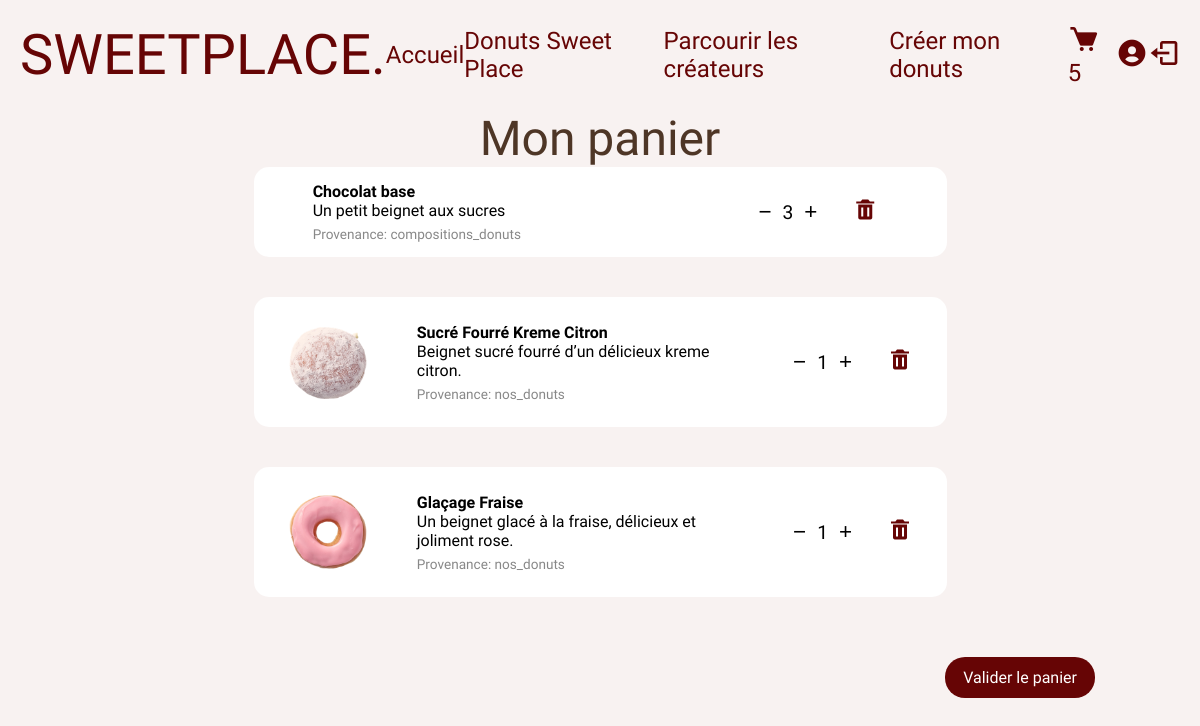
/panier.php?id=3 (signed in), run on the app's committed database.
### tables this page shows
CREATE TABLE IF NOT EXISTS `fk_panier` (
  `id_fk_panier` int NOT NULL AUTO_INCREMENT,
  `id_compositions_donuts` int DEFAULT NULL,
  `source_table` varchar(50) NOT NULL DEFAULT 'compositions_donuts',
  `source_id` int DEFAULT NULL,
  `id_users` int NOT NULL,
  `quantite` int NOT NULL,
  PRIMARY KEY (`id_fk_panier`),
  KEY `fk_compo` (`id_compositions_donuts`),
  KEY `fk_users1` (`id_users`),
  KEY `idx_fkpanier_source_user` (`source_table`,`source_id`,`id_users`)
);

CREATE TABLE IF NOT EXISTS `compositions_donuts` (
  `id_composition` int NOT NULL AUTO_INCREMENT,
  `donut_name` varchar(255) DEFAULT NULL,
  `id_beignet` int NOT NULL,
  `id_fourrage` int NOT NULL,
  `id_glacage` int NOT NULL,
  `id_topping` int NOT NULL,
  `id_createur` int NOT NULL,
  `description` text,
  `type` varchar(20) NOT NULL,
  PRIMARY KEY (`id_composition`),
  KEY `fk_beignet` (`id_beignet`),
  KEY `fk_createur` (`id_createur`),
  KEY `fk_fourrage` (`id_fourrage`),
  KEY `fk_glacage` (`id_glacage`),
  KEY `fk_topping` (`id_topping`)
);

CREATE TABLE IF NOT EXISTS `nos_donuts` (
  `id_donuts_de_base` int NOT NULL AUTO_INCREMENT,
  `title` varchar(255) DEFAULT NULL,
  `url` varchar(255) DEFAULT NULL,
  `img` varchar(255) DEFAULT NULL,
  `imgAlt` varchar(255) DEFAULT NULL,
  `bannerUrl` varchar(255) DEFAULT NULL,
  `nutritionalFacts` varchar(255) DEFAULT NULL,
  `description` text,
  PRIMARY KEY (`id_donuts_de_base`)
);

### models/panier_user.php (called while the page is built)
<?php
class PanierModel
{
    private $pdo;
    public function __construct(PDO $pdo)
    {
        $this->pdo = $pdo;
    }
    public function getItemsByUser(int $userId): array
    {
        $sql = "
        SELECT p.id_fk_panier, p.quantite, p.source_table, p.source_id, p.id_compositions_donuts,
               c.id_composition AS c_id, c.donut_name AS c_name, c.description AS c_description,
               n.id_donuts_de_base AS n_id, n.title AS n_title, n.img AS n_image, n.description AS n_description
        FROM fk_panier p
        LEFT JOIN compositions_donuts c
          ON p.source_table = 'compositions_donuts' AND p.source_id = c.id_composition
        LEFT JOIN nos_donuts n
          ON p.source_table = 'nos_donuts' AND p.source_id = n.id_donuts_de_base
        WHERE p.id_users = :id_users
        ORDER BY p.id_fk_panier DESC
        ";
        $stmt = $this->pdo->prepare($sql);
        $stmt->execute([':id_users' => $userId]);
        $rows = $stmt->fetchAll(PDO::FETCH_ASSOC);
        $items = [];
        foreach ($rows as $r) {
            if ($r['source_table'] === 'compositions_donuts') {
                $title = $r['c_name'];
                $description = $r['c_description'];
                $source_id = $r['c_id'];
            } elseif ($r['source_table'] === 'nos_donuts') {
                $title = $r['n_title'];
                $image = $r['n_image'];
                $description = $r['n_description'];
                $source_id = $r['n_id'];
            } else {
                continue;
            }
            $items[] = [
                'id_fk_panier' => (int) $r['id_fk_panier'],
                'quantite' => (int) $r['quantite'],
                'title' => $title ?? '',
                'image' => $image ?? '',
                'description' => $description ?? '',
                'source_table' => $r['source_table'] ?? '',
                'source_id' => $source_id ?? 0,
            ];
        }
        return $items;
    }
}

### panier.php (the view, shortened to what this page needs)
<?php
require 'config.php';
$user = (int) $_SESSION['id'];
require 'models/panier_user.php';
$panierModel = new PanierModel($pdo);
$items = $panierModel->getItemsByUser($user);
?>
<!doctype html>
<html lang="fr">
<head>
  <?php include 'css/links.php'; ?>
  <link rel="stylesheet" href="css/panier.css">
</head>
<body>
  <?php include 'header/header.php'; ?>
  <div class="paniercontent">
    <h1>Mon panier</h1>
    <?php if (empty($items)): ?>
      <p class="empty rienpourlemoment">Ton panier est vide.</p>
    <?php else: ?>
    </div>
    <div class='cards-container' id="cart-list">
      <?php foreach ($items as $it): ?>
        <div class="card cart-item"
          data-id_fk_panier="<?php echo htmlspecialchars($it['id_fk_panier'] ?? '', ENT_QUOTES); ?>">
          <?php if (!empty($it['image'])): ?>
            <img src="<?php echo htmlspecialchars($it['image'], ENT_QUOTES); ?>"
              alt="<?php echo htmlspecialchars($it['title'] ?? '', ENT_QUOTES); ?>">
          <?php endif; ?>
          <div class="item-info">
            <div><strong><?php echo htmlspecialchars($it['title'] ?? '', ENT_QUOTES); ?></strong></div>
            <div><?php echo htmlspecialchars($it['description'] ?? '', ENT_QUOTES); ?></div>
            <div style="font-size:0.85rem;color:#888;margin-top:6px">Provenance:
              <?php echo htmlspecialchars($it['source_table'] ?? '', ENT_QUOTES); ?>
            </div>
          </div>
          <div class="actions">
            <div class="qty-control">
              <button class="decrease" aria-label="décrémenter">−</button>
              <div class="qty" data-quantite="<?php echo (int) $it['quantite']; ?>"><?php echo (int) $it['quantite']; ?>
              </div>
              <button class="increase" aria-label="incrémenter">+</button>
            </div>
            <button class="remove" title="Supprimer"><i class='bx bxs-trash'></i></button>
          </div>
        </div>
      <?php endforeach; ?>
      <a class="btn confirmpanier" href="#">Valider le panier</a>
    </div>
  <?php endif; ?>
</body>
</html>

### css/styles.css (style rules this page uses)
:root { --mainfont: "Modak", system-ui; --textfont: "Mada", sans-serif; --maincolor: #f8f2f1; --textcolor: #4e3626; }
*, *::after, *::before { box-sizing: border-box; }
body { margin: 0; padding: 0; background-color: var(--maincolor); font-family: var(--textfont); }
h1, h2 { font-family: var(--mainfont); color: #4e3626; font-weight: 400; margin: 0; font-size: 3rem; }
.cards-container { display: grid; grid-template-columns: repeat(auto-fit, minmax(300px, 1fr)); gap: 40px; align-items: stretch; width: min(100%, 990px); margin: 0 auto; }
.card { background-color: white; border-radius: 15px; padding: 15px; text-align: center; display: flex; flex-direction: column; align-items: center; justify-content: center; transition: 0.2s ease; position: relative; }
.btn { text-decoration: none; color: white; background-color: var(--textcolor); font-size: 1rem; padding: 8px 15px; border: 3px solid transparent; border-radius: 20px; margin-top: 20px; transition: 0.2s ease; margin-bottom: 15px; }

### css/header.css (style rules this page uses)
:root { --mainfont: "Modak", system-ui; --textfont: "Mada", sans-serif; --maincolor: #f8f2f1; --textcolor: #660505; }

### css/panier.css (style rules this page uses)
.paniercontent { display: flex; flex-direction: column; }
h1 { margin: auto; }
.cards-container { display: flex; flex-direction: column; align-items: center; }
.card { flex-direction: row; text-align: left; width: 70%; justify-content: space-around; gap: 20px; }
.card img { height: 100px; }
.cart-item { transition: all ease 0.2s; }
.item-info { width: 50%; }
.actions { display: flex; gap: 20px; }
.qty-control { display: flex; gap: 5px; justify-content: center; align-items: center; font-size: 1.2rem; color: black; }
.qty-control button { font-size: 1.4rem; background-color: white; border: none; color: black; }
.remove { padding: 6px 10px; border-radius: 6px; cursor: pointer; background-color: white; border: none; font-size: 1.5rem; color: #660505; }
.confirmpanier { margin-left: auto; }

### data on the page
fk_panier: id_compositions_donuts.donut_name "Chocolat base", id_compositions_donuts.description "Un petit beignet aux sucres", source_table "compositions_donuts", quantite "3"
fk_panier: nos_donuts.img (picture), nos_donuts.title "Sucré Fourré Kreme Citron", nos_donuts.description "Beignet sucré fourré d’un délicieux kreme citron.", source_table "nos_donuts", quantite "1"
fk_panier: nos_donuts.img (picture), nos_donuts.title "Glaçage Fraise", nos_donuts.description "Un beignet glacé à la fraise, délicieux et joliment rose.", source_table "nos_donuts", quantite "1"

### other printed values
$cartCount "5"
